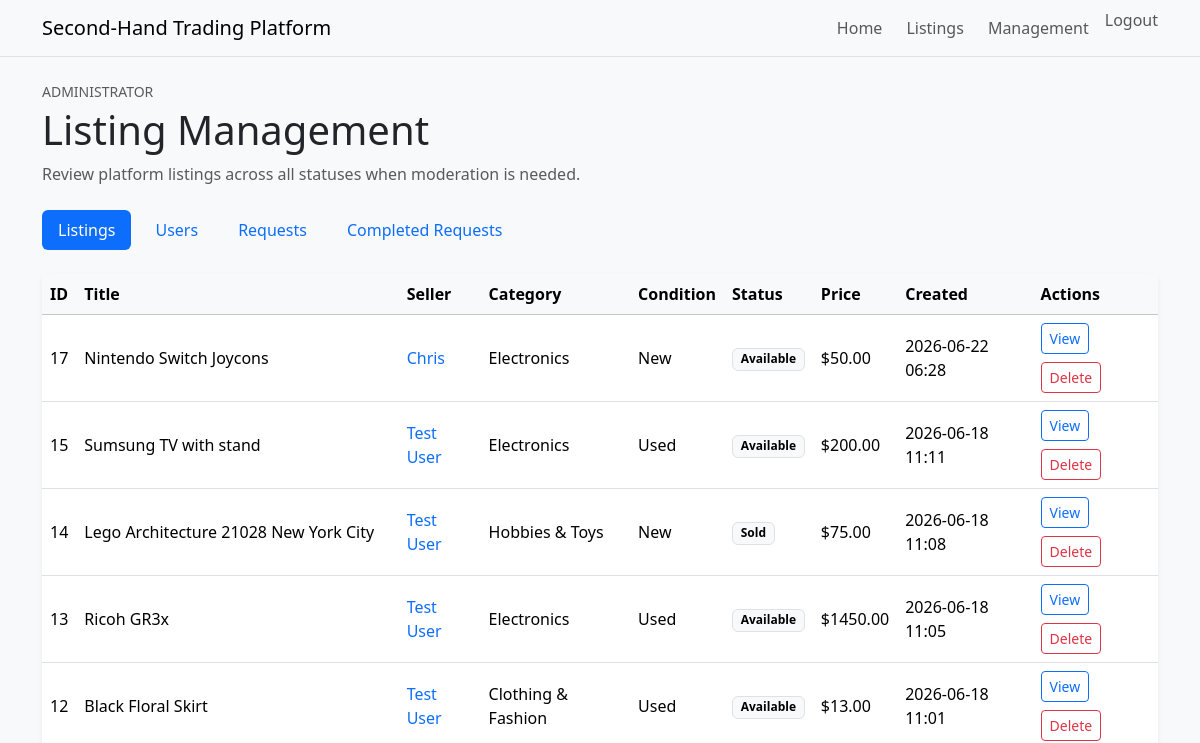
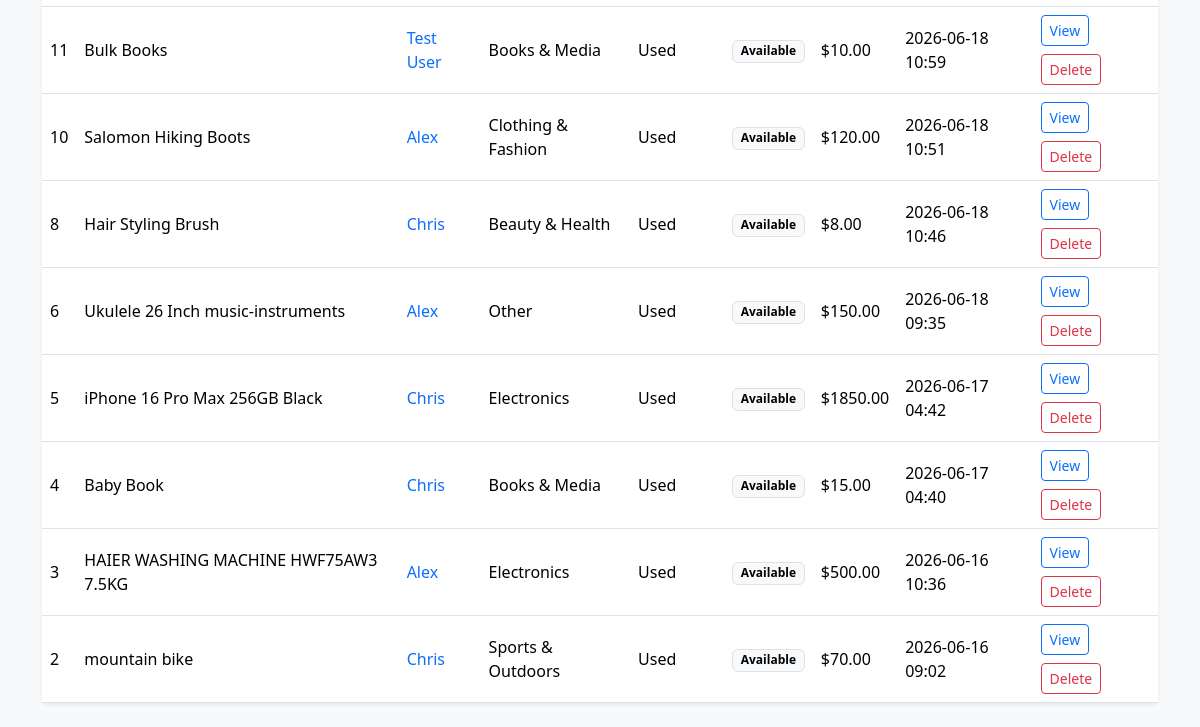
/admin/listings (signed in), run on an earlier commit of the app's database (2 pictures, top to bottom).
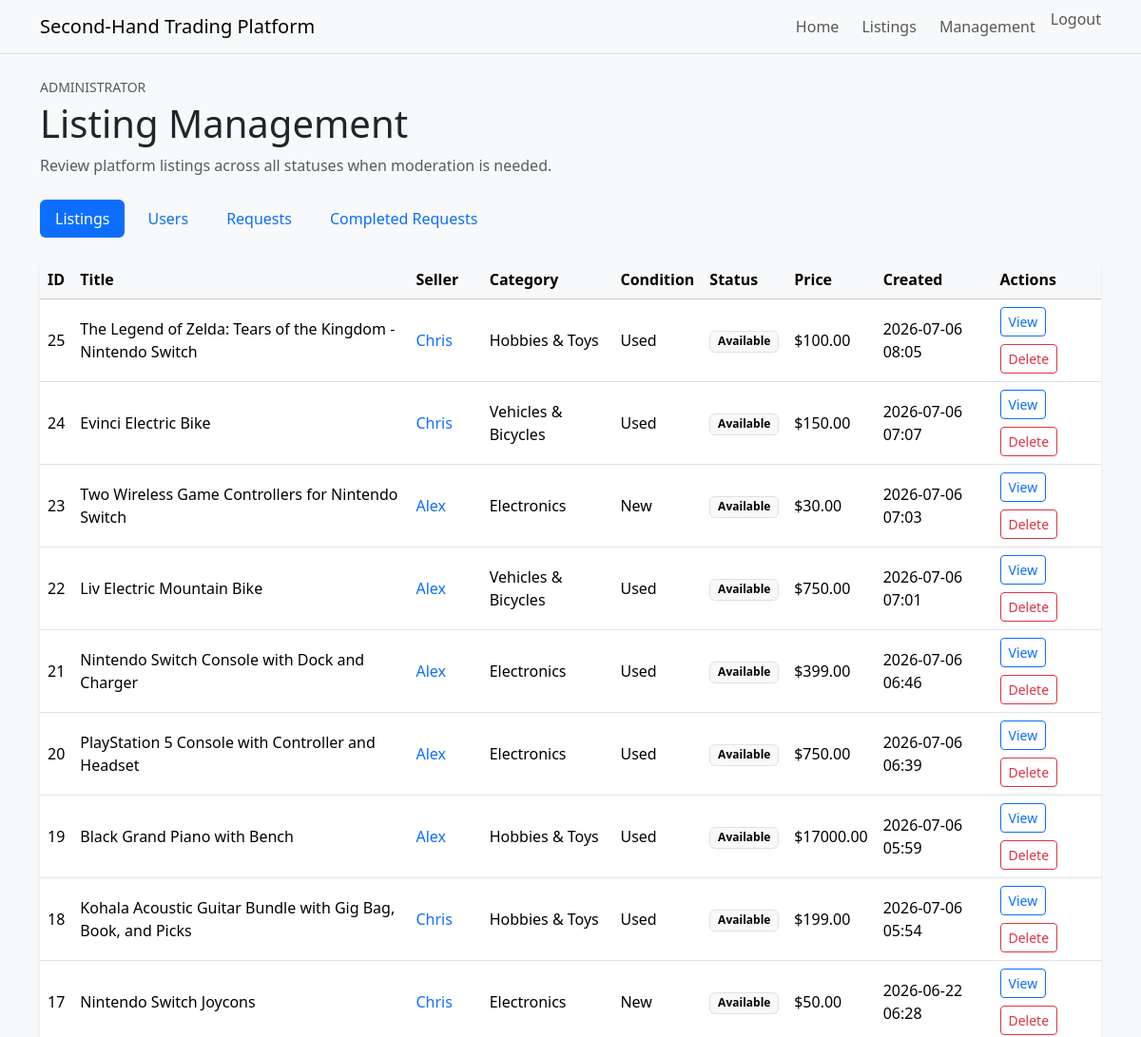
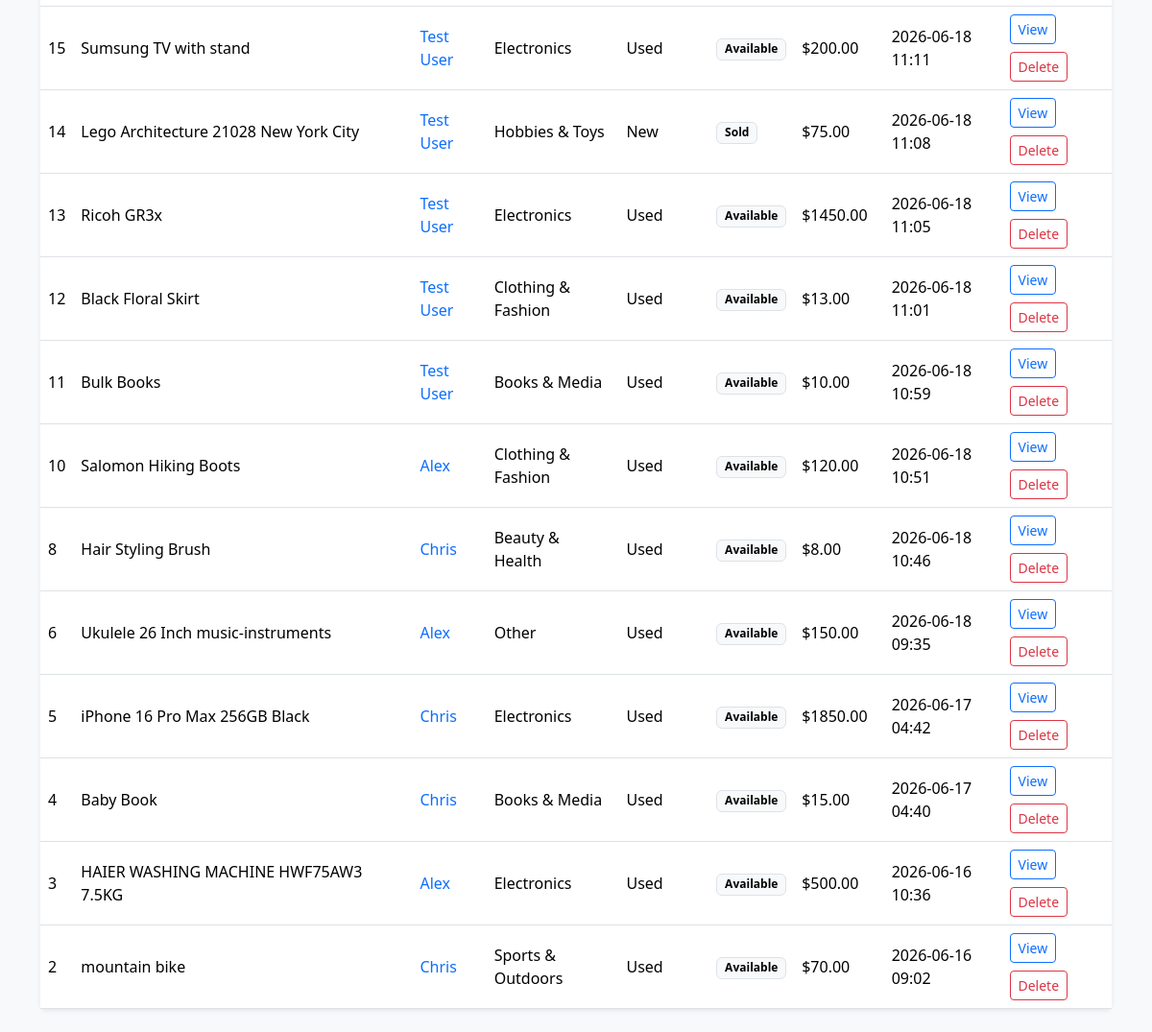
And on a later commit of the database (2 pictures, top to bottom).
### tables this page shows
CREATE TABLE listings (
    id INTEGER PRIMARY KEY AUTOINCREMENT,
    seller_id INTEGER NOT NULL,
    category_id INTEGER NOT NULL,
    image_url TEXT NOT NULL,
    title TEXT NOT NULL,
    description TEXT NOT NULL,
    condition TEXT NOT NULL,
    price REAL NOT NULL,
    status TEXT NOT NULL DEFAULT 'available',
    created_at TEXT NOT NULL,
    updated_at TEXT NOT NULL,
    FOREIGN KEY (seller_id) REFERENCES users(id),
    FOREIGN KEY (category_id) REFERENCES categories(id)
);

CREATE TABLE users (
    id INTEGER PRIMARY KEY AUTOINCREMENT,
    display_name TEXT NOT NULL,
    full_name TEXT NOT NULL,
    date_of_birth TEXT NOT NULL,
    email TEXT NOT NULL UNIQUE,
    phone_number TEXT,
    preferred_contact_method TEXT NOT NULL,
    password_hash TEXT NOT NULL,
    role TEXT NOT NULL DEFAULT 'user',
    is_locked INTEGER NOT NULL DEFAULT 0,
    bio TEXT,
    created_at TEXT NOT NULL
);

CREATE TABLE categories (
    id INTEGER PRIMARY KEY AUTOINCREMENT,
    name TEXT NOT NULL
);

### routes/admin_routes.py (the view)
@admin_bp.get("/admin/listings")
@admin_required
def view_listings() -> str:
    return render_template(
        "admin/listings.html",
        listings=admin_service.get_admin_listings(),
    )

### models/db.py (called while the page is built)
def get_db() -> sqlite3.Connection:
    return DatabaseManager().get_connection()

    def __new__(cls):
        if cls._instance is None:
            cls._instance = super().__new__(cls)
        return cls._instance

    def get_connection(self) -> sqlite3.Connection:
        if "db" not in g:
            g.db = sqlite3.connect(current_app.config["DATABASE_PATH"])
            g.db.row_factory = sqlite3.Row
        return g.db

    def close_connection(self) -> None:
        db = g.pop("db", None)
        if db is not None:
            db.close()

### services/admin_service.py (called while the page is built)
    def get_admin_listings(self) -> List[Dict[str, Any]]:
        db = get_db()
        listings = db.execute(
            """
            SELECT
                listings.id,
                listings.title,
                listings.price,
                listings.condition,
                listings.status,
                listings.created_at,
                categories.name AS category_name,
                users.id AS seller_id,
                users.display_name AS seller_name
            FROM listings
            INNER JOIN categories ON categories.id = listings.category_id
            INNER JOIN users ON users.id = listings.seller_id
            ORDER BY listings.created_at DESC, listings.id DESC
            """
        ).fetchall()
        return [self._serialize_admin_listing(row) for row in listings]

    @staticmethod
    def _serialize_admin_listing(row) -> Dict[str, Any]:
        listing = dict(row)
        listing["condition_label"] = str(listing["condition"]).title()
        listing["status_label"] = str(listing["status"]).title()
        listing["price_label"] = "{0:.2f}".format(listing["price"])
        listing["created_at_label"] = str(listing["created_at"]).replace("T", " ")[:16]
        return listing

### templates/admin/listings.html (shortened to what this page needs)
{% extends "base.html" %}
{% block content %}
<section class="mb-4">
    <p class="text-uppercase small text-muted mb-1">Administrator</p>
    <h1 class="mb-2">Listing Management</h1>
    <p class="text-muted mb-0">
        Review platform listings across all statuses when moderation is needed.
    </p>
</section>
{% set active_section = 'listings' %}
{% include "admin/_management_nav.html" %}
{% if listings %}
    <div class="card border-0 shadow-sm">
        <div class="table-responsive">
            <table class="table align-middle mb-0">
                <thead class="table-light">
                    <tr>
                        <th scope="col">ID</th>
                        <th scope="col">Title</th>
                        <th scope="col">Seller</th>
                        <th scope="col">Category</th>
                        <th scope="col">Condition</th>
                        <th scope="col">Status</th>
                        <th scope="col">Price</th>
                        <th scope="col">Created</th>
                        <th scope="col">Actions</th>
                    </tr>
                </thead>
                <tbody>
                    {% for listing in listings %}
                        <tr>
                            <td>{{ listing.id }}</td>
                            <td>{{ listing.title }}</td>
                            <td>
                                <a
                                    class="text-decoration-none"
                                    href="{{
                                        url_for(
                                            'profiles.view_public_profile',
                                            user_id=listing.seller_id
                                        )
                                    }}"
                                >
                                    {{ listing.seller_name }}
                                </a>
                            </td>
                            <td>{{ listing.category_name }}</td>
                            <td>{{ listing.condition_label }}</td>
                            <td>
                                <span class="badge text-bg-light border">
                                    {{ listing.status_label }}
                                </span>
                            </td>
                            <td>${{ listing.price_label }}</td>
                            <td>{{ listing.created_at_label }}</td>
                            <td>
                                <div class="d-flex flex-wrap gap-2">
                                    <a
                                        class="btn btn-outline-primary btn-sm"
                                        href="{{
                                            url_for(
                                                'listings.view_listing_detail',
                                                listing_id=listing.id
                                            )
                                        }}"
                                    >
                                        View
                                    </a>
                                    <form
                                        action="{{
                                            url_for(
                                                'admin.delete_inappropriate_listing',
                                                listing_id=listing.id
                                            )
                                        }}"
                                        method="post"
                                        class="d-inline"
                                        onsubmit="return confirm('Delete this listing permanently?')"
                                    >
                                        <button
                                            type="submit"
                                            class="btn btn-outline-danger btn-sm"
                                        >
                                            Delete
                                        </button>
                                    </form>
                                </div>
                            </td>
                        </tr>
                    {% endfor %}
                </tbody>
            </table>
        </div>
    </div>
{% endif %}
{% endblock %}

### templates/base.html (shortened to what this page needs)
<!doctype html>
<html lang="en">
<head>
    <link
        rel="stylesheet"
        href="https://cdn.jsdelivr.net/npm/bootstrap@5.3.3/dist/css/bootstrap.min.css"
    >
    <link rel="stylesheet" href="{{ url_for('static', filename='css/main.css') }}">
</head>
<body>
    <nav class="navbar navbar-expand-lg navbar-light bg-light border-bottom">
        <div class="container">
            <a class="navbar-brand" href="/">Second-Hand Trading Platform</a>
            <div class="navbar-nav gap-2">
                <a class="nav-link" href="/">Home</a>
                <a class="nav-link" href="/listings">Listings</a>
                {% if session.get("user_id") %}
                    {% if session.get("role") == "admin" %}
                        <a class="nav-link" href="/admin/listings">Management</a>
                    {% else %}
                        <a class="nav-link" href="/listings/create">Sell</a>
                        <a class="nav-link" href="/favorites">Favorites</a>
                        <a class="nav-link" href="/requests/history">Requests</a>
                        <a class="nav-link" href="/profile/edit">Profile</a>
                    {% endif %}
                    <form action="{{ url_for('auth.logout') }}" method="post" class="d-inline">
                        <button class="btn btn-link nav-link p-0" type="submit">Logout</button>
                    </form>
                {% else %}
                    <a class="nav-link" href="/login">Login</a>
                    <a class="nav-link" href="/register">Register</a>
                {% endif %}
            </div>
        </div>
    </nav>
    <main class="container py-4">
        {% block content %}{% endblock %}
    </main>
</body>
</html>

### templates/admin/_management_nav.html
<div class="mb-4">
    <nav class="nav nav-pills gap-2">
        <a
            class="nav-link {% if active_section == 'listings' %}active{% endif %}"
            href="{{ url_for('admin.view_listings') }}"
        >
            Listings
        </a>
        <a
            class="nav-link {% if active_section == 'users' %}active{% endif %}"
            href="{{ url_for('admin.view_users') }}"
        >
            Users
        </a>
        <a
            class="nav-link {% if active_section == 'requests' %}active{% endif %}"
            href="{{ url_for('admin.view_requests') }}"
        >
            Requests
        </a>
        <a
            class="nav-link {% if active_section == 'completed_requests' %}active{% endif %}"
            href="{{ url_for('admin.view_completed_requests') }}"
        >
            Completed Requests
        </a>
    </nav>
</div>

### static/css/main.css (style rules this page uses)
body { background-color: #f8f9fa; }

What changed in the data, as far as the page shows it:
added listings: id "25", title "The Legend of Zelda: Tears of the Kingdom - Nintendo Switch", seller_name "Chris", category_name "Hobbies & Toys", condition_label "Used", status_label "Available", price_label "100.00", created_at_label "2026-07-06 08:05"
added listings: id "24", title "Evinci Electric Bike", seller_name "Chris", category_name "Vehicles & Bicycles", condition_label "Used", status_label "Available", price_label "150.00", created_at_label "2026-07-06 07:07"
added listings: id "23", title "Two Wireless Game Controllers for Nintendo Switch", seller_name "Alex", category_name "Electronics", condition_label "New", status_label "Available", price_label "30.00", created_at_label "2026-07-06 07:03"
added listings: id "22", title "Liv Electric Mountain Bike", seller_name "Alex", category_name "Vehicles & Bicycles", condition_label "Used", status_label "Available", price_label "750.00", created_at_label "2026-07-06 07:01"
added listings: id "21", title "Nintendo Switch Console with Dock and Charger", seller_name "Alex", category_name "Electronics", condition_label "Used", status_label "Available", price_label "399.00", created_at_label "2026-07-06 06:46"
added listings: id "20", title "PlayStation 5 Console with Controller and Headset", seller_name "Alex", category_name "Electronics", condition_label "Used", status_label "Available", price_label "750.00", created_at_label "2026-07-06 06:39"
added listings: id "19", title "Black Grand Piano with Bench", seller_name "Alex", category_name "Hobbies & Toys", condition_label "Used", status_label "Available", price_label "17000.00", created_at_label "2026-07-06 05:59"
added listings: id "18", title "Kohala Acoustic Guitar Bundle with Gig Bag, Book, and Picks", seller_name "Chris", category_name "Hobbies & Toys", condition_label "Used", status_label "Available", price_label "199.00", created_at_label "2026-07-06 05:54"
